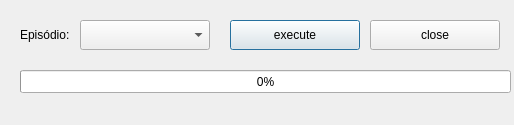
<?xml version="1.0" encoding="UTF-8"?>
<ui version="4.0">
 <class>Dialog</class>
 <widget class="QDialog" name="Dialog">
  <property name="geometry">
   <rect>
    <x>0</x>
    <y>0</y>
    <width>514</width>
    <height>125</height>
   </rect>
  </property>
  <property name="windowTitle">
   <string>BG Inventory v0.01</string>
  </property>
  <widget class="QPushButton" name="executeBtn">
   <property name="geometry">
    <rect>
     <x>230</x>
     <y>20</y>
     <width>130</width>
     <height>30</height>
    </rect>
   </property>
   <property name="text">
    <string>execute</string>
   </property>
  </widget>
  <widget class="QPushButton" name="cancelBtn">
   <property name="geometry">
    <rect>
     <x>370</x>
     <y>20</y>
     <width>130</width>
     <height>30</height>
    </rect>
   </property>
   <property name="text">
    <string>close</string>
   </property>
  </widget>
  <widget class="QProgressBar" name="progressBar">
   <property name="enabled">
    <bool>true</bool>
   </property>
   <property name="geometry">
    <rect>
     <x>20</x>
     <y>70</y>
     <width>491</width>
     <height>23</height>
    </rect>
   </property>
   <property name="value">
    <number>0</number>
   </property>
  </widget>
  <widget class="QComboBox" name="episodeBox">
   <property name="geometry">
    <rect>
     <x>80</x>
     <y>20</y>
     <width>130</width>
     <height>30</height>
    </rect>
   </property>
  </widget>
  <widget class="QLabel" name="label">
   <property name="geometry">
    <rect>
     <x>20</x>
     <y>20</y>
     <width>60</width>
     <height>30</height>
    </rect>
   </property>
   <property name="text">
    <string>Episódio:</string>
   </property>
  </widget>
 </widget>
 <resources/>
 <connections/>
</ui>
